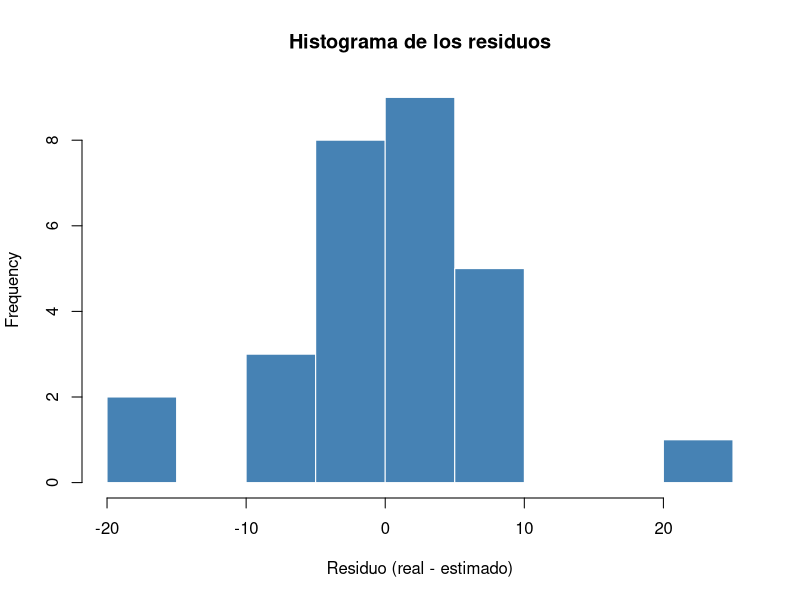
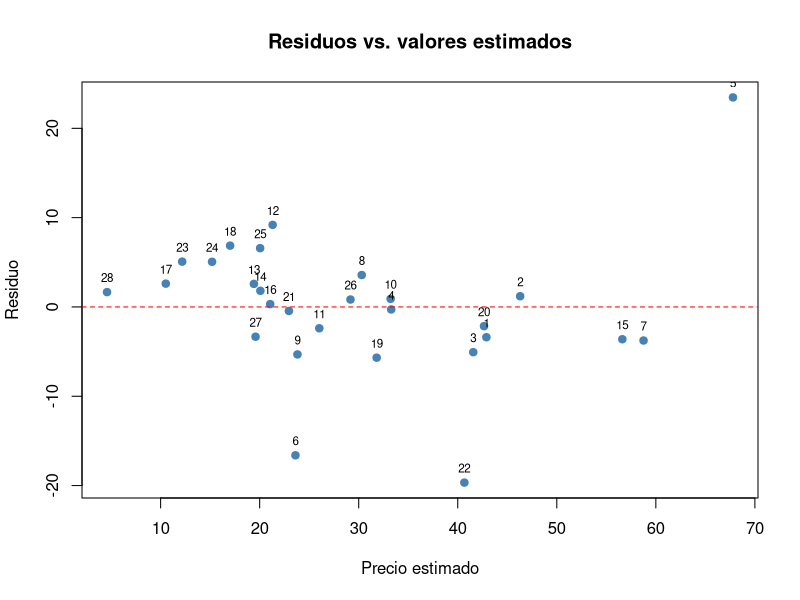

Here is the R script that generated these plots, in order:
## ---- chunk 1
knitr::opts_chunk$set(echo = TRUE, message = FALSE, warning = FALSE)
## ---- chunk 2
# Anexo 1: las 28 acciones con precio (base de estimación)
anexo1 <- read.csv("CasoAccionesBD.csv", fileEncoding = "UTF-8-BOM", nrows = 28)

# Anexo 2: las 5 acciones sin precio (base de predicción)
anexo2 <- read.csv("CasoAccionesBD.csv", fileEncoding = "UTF-8-BOM", skip = 37)
anexo2$X <- NULL
anexo2$Nombre <- c("KIMBER A", "BIMBO A", "CEMEX", "TLEVISA CPO", "VITRO A")
anexo2$Precio_actual <- c(29.56, 65.51, 23.02, 25.93, 14.28)

str(anexo1)
str(anexo2)
summary(anexo1)
## ---- chunk 3
modelo_completo <- lm(Y ~ X1 + X2 + X3 + X4 + X5 + X6 + X7 + X8, data = anexo1)
summary(modelo_completo)
## ---- chunk 4
m1 <- lm(Y ~ X1 + X2 + X3 + X4 + X6 + X7 + X8, data = anexo1)  # sale X5
m2 <- lm(Y ~ X1 + X2 + X3 + X4 + X6 + X7, data = anexo1)       # sale X8
m3 <- lm(Y ~ X1 + X2 + X4 + X6 + X7, data = anexo1)            # sale X3
m4 <- lm(Y ~ X1 + X2 + X6 + X7, data = anexo1)                 # sale X4
summary(m4)                                                     # X7 tiene p = 0.136, sale
## ---- chunk 5
modelo <- lm(Y ~ X1 + X2 + X6, data = anexo1)
summary(modelo)
## ---- chunk 6
resumen <- summary(modelo)
resumen$r.squared       # R cuadrado
resumen$adj.r.squared   # R cuadrado ajustado
resumen$sigma           # Error estándar
## ---- chunk 7
resumen$fstatistic
pf(resumen$fstatistic[1], resumen$fstatistic[2], resumen$fstatistic[3],
   lower.tail = FALSE)
## ---- chunk 8
resumen$coefficients
## ---- chunk 9
round(cor(anexo1[, c("X1", "X2", "X6")]), 2)
## ---- chunk 10
residuos <- resid(modelo)
hist(residuos, breaks = 10, col = "steelblue", border = "white",
     main = "Histograma de los residuos", xlab = "Residuo (real - estimado)")
shapiro.test(residuos)
## ---- chunk 11
plot(fitted(modelo), residuos, pch = 19, col = "steelblue",
     main = "Residuos vs. valores estimados",
     xlab = "Precio estimado", ylab = "Residuo")
abline(h = 0, col = "red", lty = 2)
text(fitted(modelo), residuos, anexo1$Accion, pos = 3, cex = 0.7)

# Durbin-Watson (cerca de 2 = no hay autocorrelación)
sum(diff(residuos)^2) / sum(residuos^2)

# Breusch-Pagan (p < 0.05 = la varianza no es constante)
aux <- lm(residuos^2 ~ X1 + X2 + X6, data = anexo1)
pchisq(nrow(anexo1) * summary(aux)$r.squared, df = 3, lower.tail = FALSE)

# Distancia de Cook (mayor que 1 = observación influyente)
which(cooks.distance(modelo) > 1)
## ---- chunk 12
anexo2[, c("Nombre", "X1", "X2", "X3", "X4", "X5", "X6", "X7", "X8")]
sapply(anexo1[, c("X1", "X2", "X6")], median)   # medianas del Anexo 1
## ---- chunk 13
anexo2$Precio_modelo <- round(predict(modelo, newdata = anexo2), 2)
anexo2$Diferencia    <- round(anexo2$Precio_modelo - anexo2$Precio_actual, 2)
anexo2$Potencial_pct <- round(100 * anexo2$Diferencia / anexo2$Precio_actual, 1)

anexo2[order(-anexo2$Potencial_pct),
       c("Nombre", "Precio_actual", "Precio_modelo", "Diferencia", "Potencial_pct")]
